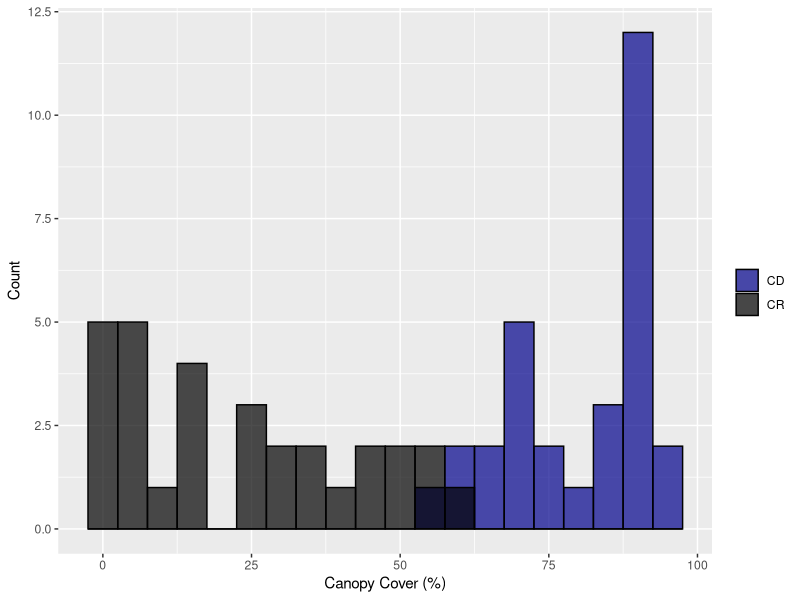

R code for this plot: (Note: this script raises an error after producing the figure.)
library(ggplot2)
library(dplyr)
library(tidyr)

#CLear out everything from the environment
rm(list=ls())



NEST.DATA<-read.csv("ActiveNests_data_2-3-4-5-6.csv", dec=".", header = TRUE, sep = ",", check.names=FALSE )
#SElect data for each histogram
HIST.DATA<-select(NEST.DATA, habitat, perc.cover)
HIST.DATA<-subset(HIST.DATA, habitat=="CD" | habitat =="CR")
#change codes to complete names so figure legends look nicer
levels(HIST.DATA$habitat)[levels(HIST.DATA$habitat)=="CR"]<-"Cerrado Ralo"  
levels(HIST.DATA$habitat)[levels(HIST.DATA$habitat)=="CD"]<-"Cerrado Denso"

perc.cover.fig<-ggplot(HIST.DATA, aes(x=perc.cover, fill=habitat)) +
  geom_histogram(binwidth=5, alpha=.7, position="identity", colour="black")+
  scale_fill_manual("",values = c('darkblue', 'black'))+
  ylab("Count") + 
  xlab("Canopy Cover (%)")

perc.cover.fig<- perc.cover.fig + theme_classic()+theme(plot.title = element_text(face="bold", size=20),        #Sets title size, style, location
                                   legend.position="top",
                                   axis.title.x=element_text(colour="black", size = 18, vjust=-2),            #sets x axis title size, style, distance from axis #add , face = "bold" if you want bold
                                   axis.title.y=element_text(colour="black", size = 18, vjust=2),            #sets y axis title size, style, distance from axis #add , face = "bold" if you want bold
                                   axis.text=element_text(colour="black", size = 16),                              #sets size and style of labels on axes
                                   legend.title = element_blank(),                                  #Removes the Legend title
                                   legend.key = element_blank(),                                  #Removes the boxes around legend colors
                                   legend.text = element_text(color="black", size=16),
                                   plot.margin =unit(c(1,1,1,1), "cm"),
                                   legend.position = "none",
                                   legend.key = element_rect(colour = "black"), #puts black line around legend box
                                   legend.position = c(0.9,0.5))+   #plot margin
  guides(fill = guide_legend(override.aes = list(colour = NULL))) #remove slash from legend


perc.cover.fig

#pos="dodge"
